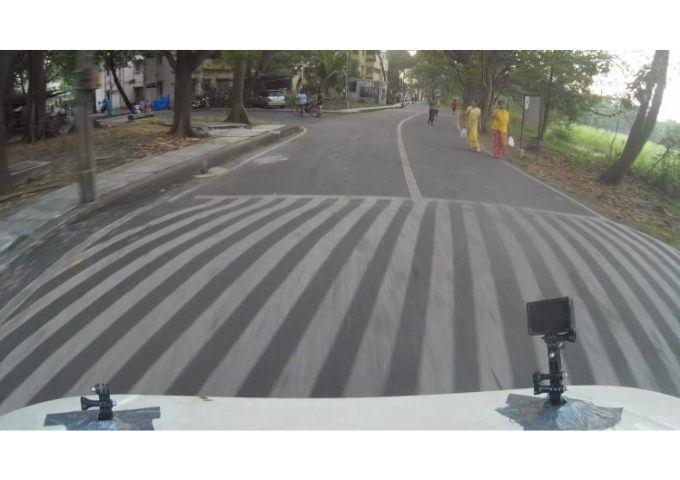
//> input picture test_cases/8_3.png, 680 x 480 px
$ ./Smoothening   (built with g++ and OpenCV 4)
//> lines starting //> are read from the running program, lines starting //| are printed output that depends on the picture
#include <opencv2/imgproc.hpp>
#include <opencv2/imgcodecs.hpp>
#include <opencv2/highgui.hpp>
#include <opencv2/opencv.hpp>

using namespace cv;
using namespace std;
//global variables
Mat src,dst;
int i = 31;


int main()
{
	src = imread("8_3.png",1);
//> src is the input picture: 480 rows x 680 cols, CV_8UC3; mean B, G, R 143.8, 146.7, 145.9
	namedWindow("blur",CV_WINDOW_FREERATIO);
	imshow("src",src);
    //for ( int i = 1; i < MAX_KERNEL_LENGTH; i = i + 2 )
        { blur( src, dst, Size( 31, 31 ), Point(-1,-1) );}
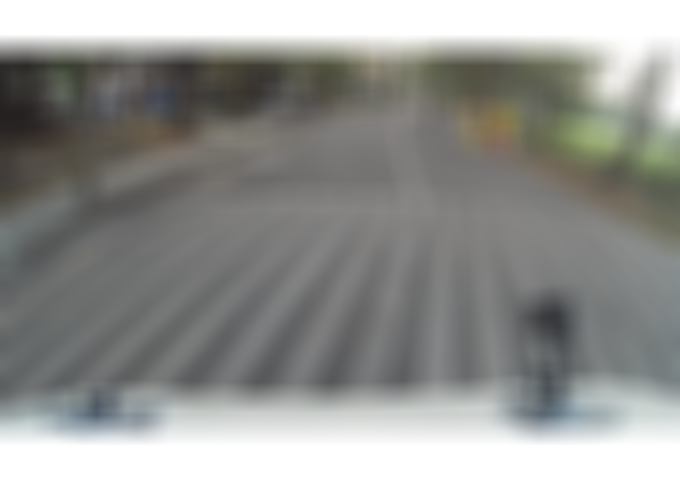
//> dst: 480 rows x 680 cols, CV_8UC3; mean B, G, R 143.8, 146.7, 145.9
    imshow("blur",dst);

   // for ( int i = 1; i < MAX_KERNEL_LENGTH; i = i + 2 )
        { GaussianBlur( src, dst, Size( i, i ), 0, 0 );}
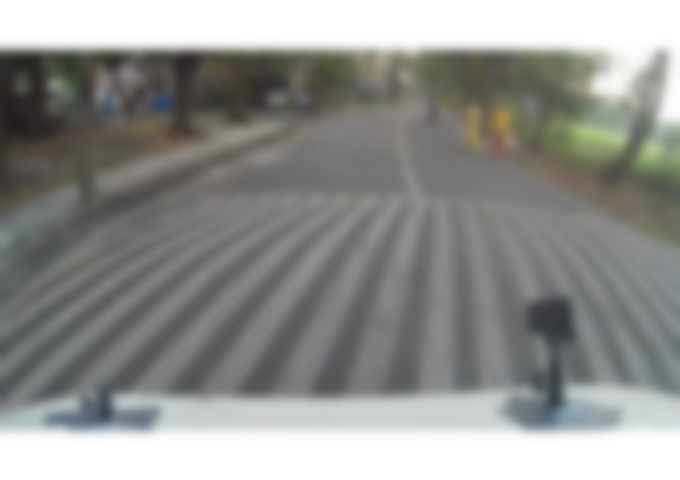
//> dst: 480 rows x 680 cols, CV_8UC3; mean B, G, R 143.8, 146.7, 145.9
    imshow("GaussianBlur",dst);
    //for ( int i = 1; i < MAX_KERNEL_LENGTH; i = i + 2 )
        { medianBlur ( src, dst, i );}
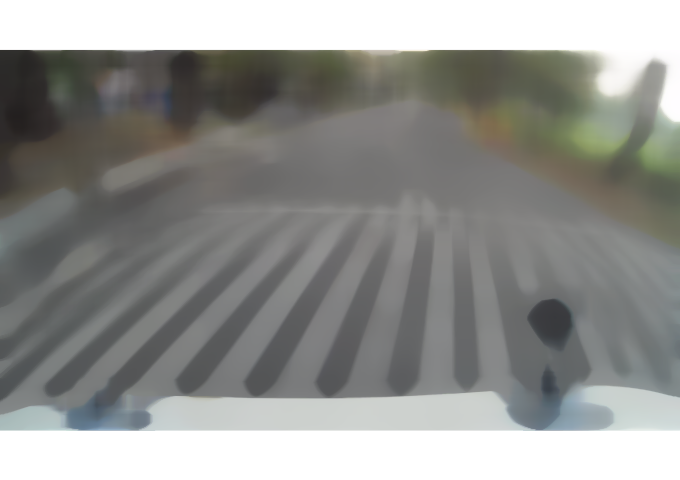
//> dst: 480 rows x 680 cols, CV_8UC3; mean B, G, R 143.3, 146.2, 145.4
	imshow("medianBlur",dst);
    //for ( int i = 1; i < MAX_KERNEL_LENGTH; i = i + 2 )
        { bilateralFilter ( src, dst, i, i*2, i/2 );}
    imshow("bilateralFilter",dst);
    waitKey(0);
    return 0;
}

$ run again, with test_cases/0_0.png copied over test_cases/8_3.png
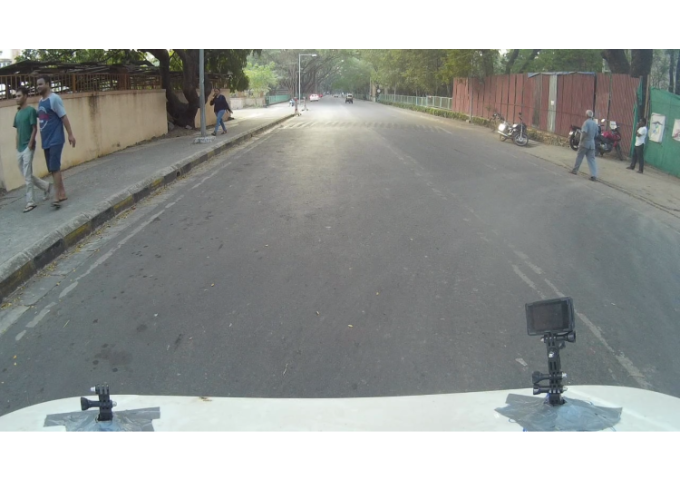
//> input picture test_cases/0_0.png, 680 x 480 px
//> src is the input picture: 480 rows x 680 cols, CV_8UC3; mean B, G, R 151.8, 154.4, 151.3
//> `{ GaussianBlur( src, dst, Size( i, i ), 0, 0 );}`:
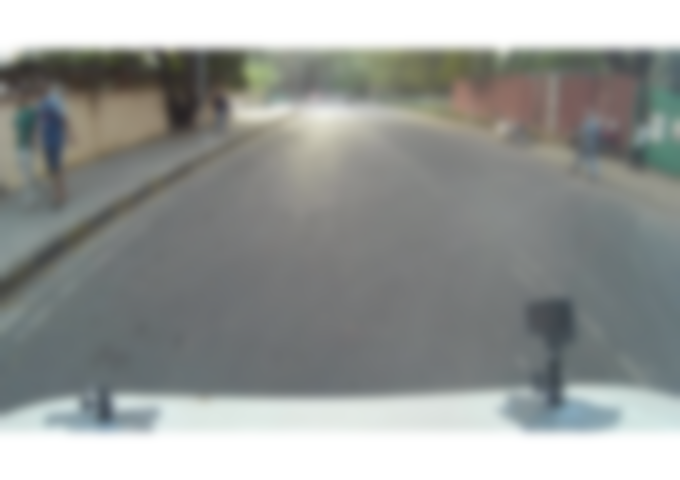
//> dst: 480 rows x 680 cols, CV_8UC3; mean B, G, R 151.8, 154.4, 151.3
//> `{ medianBlur ( src, dst, i );}`:
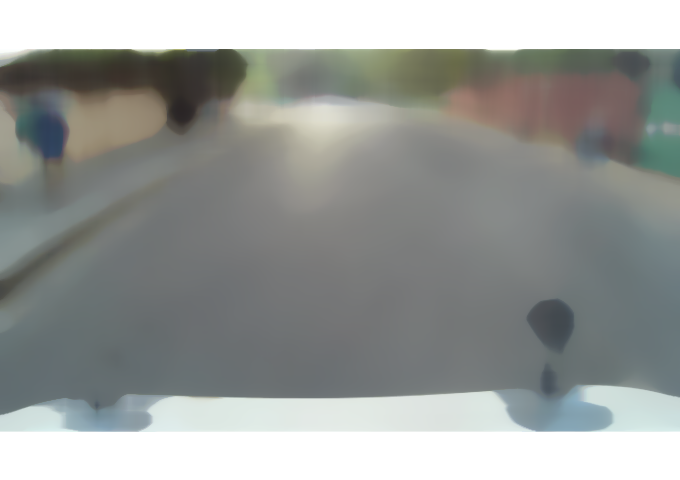
//> dst: 480 rows x 680 cols, CV_8UC3; mean B, G, R 151.9, 154.5, 151.4

$ run again, with test_cases/0_1.png copied over test_cases/8_3.png
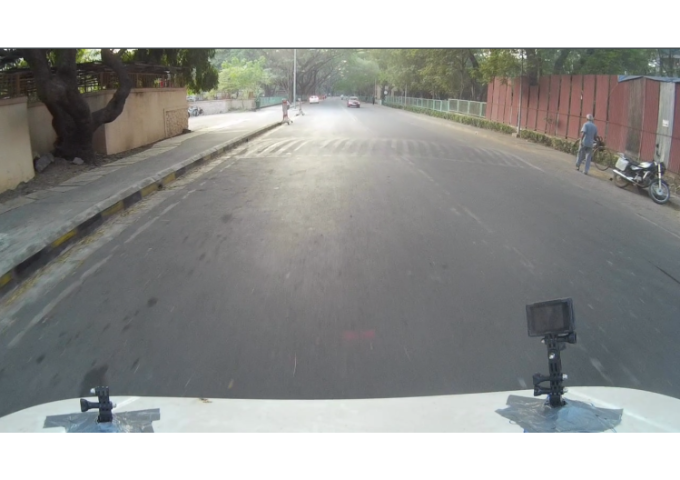
//> input picture test_cases/0_1.png, 680 x 480 px
//> src is the input picture: 480 rows x 680 cols, CV_8UC3; mean B, G, R 149.3, 151.4, 150.7
//> `{ GaussianBlur( src, dst, Size( i, i ), 0, 0 );}`:
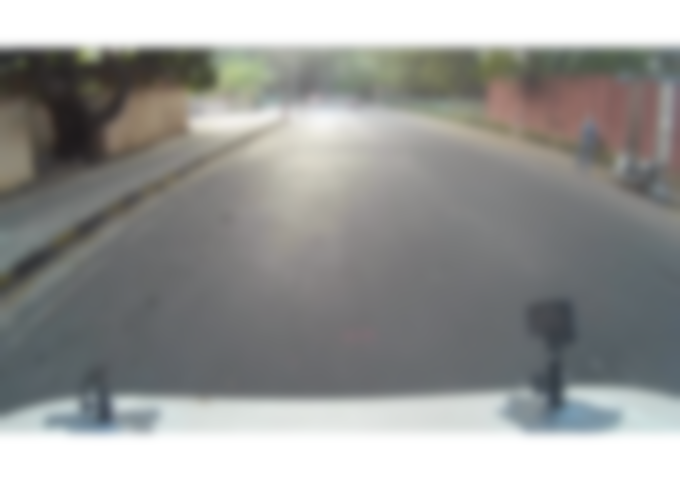
//> dst: 480 rows x 680 cols, CV_8UC3; mean B, G, R 149.3, 151.4, 150.7
//> `{ medianBlur ( src, dst, i );}`:
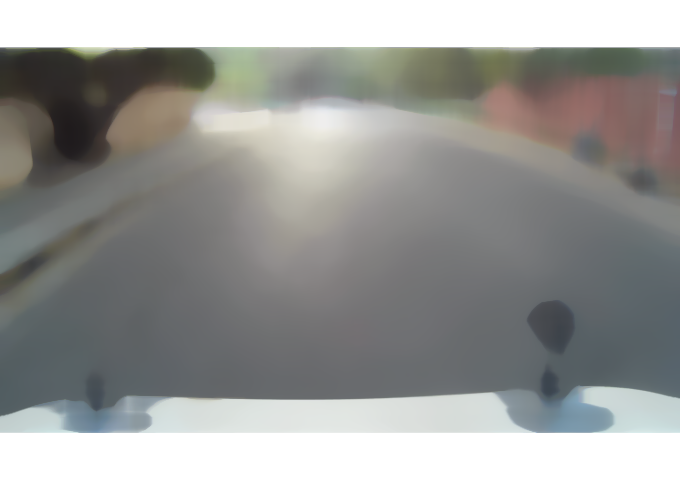
//> dst: 480 rows x 680 cols, CV_8UC3; mean B, G, R 149.5, 151.6, 151

$ run again, with test_cases/0_2.png copied over test_cases/8_3.png
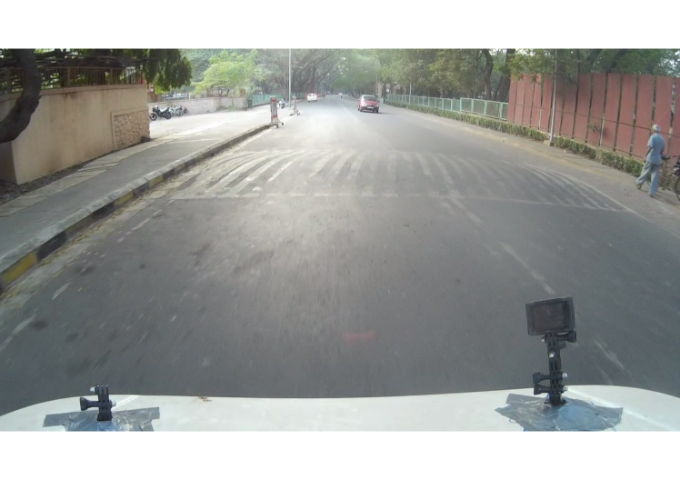
//> input picture test_cases/0_2.png, 680 x 480 px
//> src is the input picture: 480 rows x 680 cols, CV_8UC3; mean B, G, R 155.6, 158.4, 156.7
//> `{ GaussianBlur( src, dst, Size( i, i ), 0, 0 );}`:
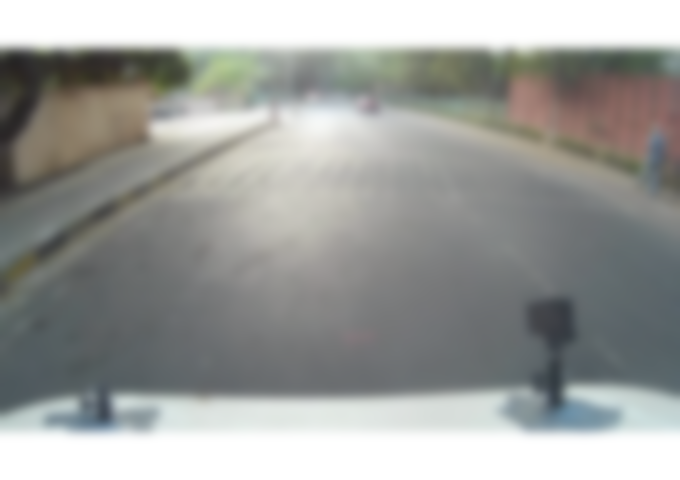
//> dst: 480 rows x 680 cols, CV_8UC3; mean B, G, R 155.6, 158.4, 156.7
//> `{ medianBlur ( src, dst, i );}`:
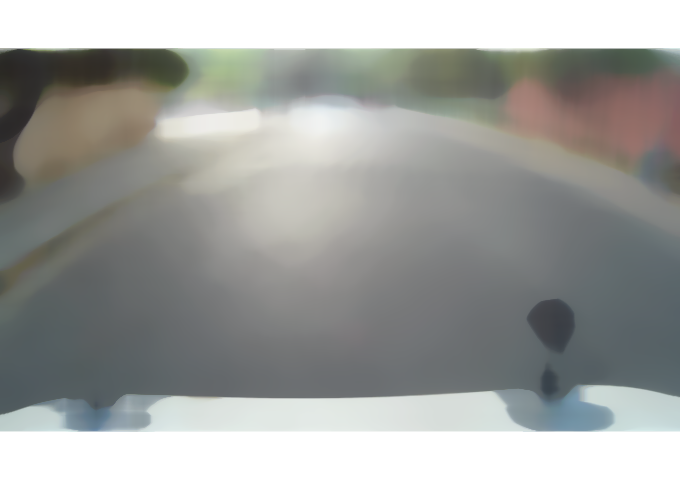
//> dst: 480 rows x 680 cols, CV_8UC3; mean B, G, R 156.1, 158.9, 157.3
